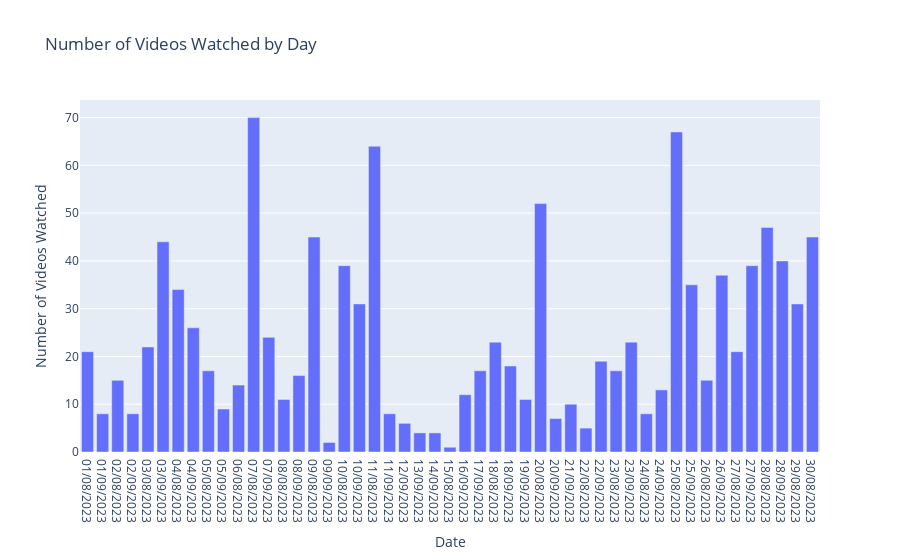

This figure's notebook cell:
### Code cell
fig = px.bar(daily_number_watched_videos, x='Date', y='nb_videos', title='Number of Videos Watched by Day')
fig.update_xaxes(title_text='Date')
fig.update_yaxes(title_text='Number of Videos Watched')
fig.show()

### Figure 1 — Plotly figure (JSON) as saved in the notebook; plotly's stock layout.template omitted (floating-point values rounded to 4 significant figures)
{"data": [{"alignmentgroup": "True", "hovertemplate": "Date=%{x}<br>nb_videos=%{y}<extra></extra>", "legendgroup": "", "marker": {"color": "#636efa", "pattern": {"shape": ""}}, "name": "", "offsetgroup": "", "orientation": "v", "showlegend": false, "textposition": "auto", "type": "bar", "x": ["01/08/2023", "01/09/2023", "02/08/2023", "02/09/2023", "03/08/2023", "03/09/2023", "04/08/2023", "04/09/2023", "05/08/2023", "05/09/2023", "06/08/2023", "07/08/2023", "07/09/2023", "08/08/2023", "08/09/2023", "09/08/2023", "09/09/2023", "10/08/2023", "10/09/2023", "11/08/2023", "11/09/2023", "12/09/2023", "13/09/2023", "14/09/2023", "15/08/2023", "16/09/2023", "17/09/2023", "18/08/2023", "18/09/2023", "19/09/2023", "20/08/2023", "20/09/2023", "21/09/2023", "22/08/2023", "22/09/2023", "23/08/2023", "23/09/2023", "24/08/2023", "24/09/2023", "25/08/2023", "25/09/2023", "26/08/2023", "26/09/2023", "27/08/2023", "27/09/2023", "28/08/2023", "28/09/2023", "29/08/2023", "30/08/2023"], "xaxis": "x", "y": [21, 8, 15, 8, 22, 44, 34, 26, 17, 9, 14, 70, 24, 11, 16, 45, 2, 39, 31, 64, 8, 6, 4, 4, 1, 12, 17, 23, 18, 11, 52, 7, 10, 5, 19, 17, 23, 8, 13, 67, 35, 15, 37, 21, 39, 47, 40, 31, 45], "yaxis": "y"}], "layout": {"barmode": "relative", "legend": {"tracegroupgap": 0}, "title": {"text": "Number of Videos Watched by Day"}, "xaxis": {"anchor": "y", "domain": [0, 1], "title": {"text": "Date"}}, "yaxis": {"anchor": "x", "domain": [0, 1], "title": {"text": "Number of Videos Watched"}}}}
